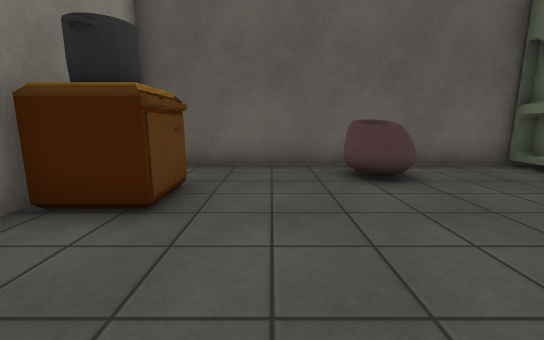
View 1 (above)

14 first-person views from a walk through a 3-D level made in the Unity game engine. The camera is 1.2 m above the floor, tilts 10° down and sees 90° across. The floor is counted in squares, 1 m on a side. Each view is taken from the middle of a square. On the plan, view 1 faces up. The plan holds only what a view shows up to about 13 squares ahead; the rest is blank. The place goes on beyond the plan. The player is left out. Some surface patterns are stand-ins.

View 2
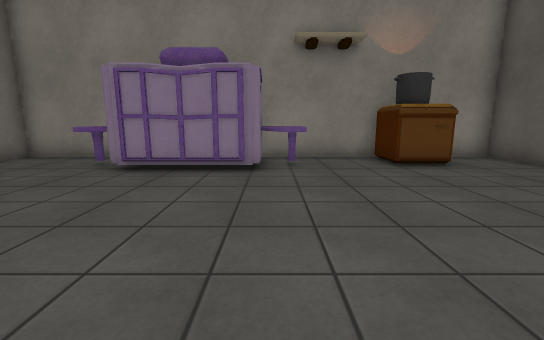

View 3
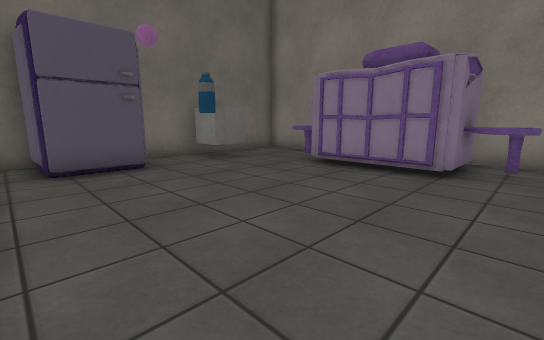

View 4
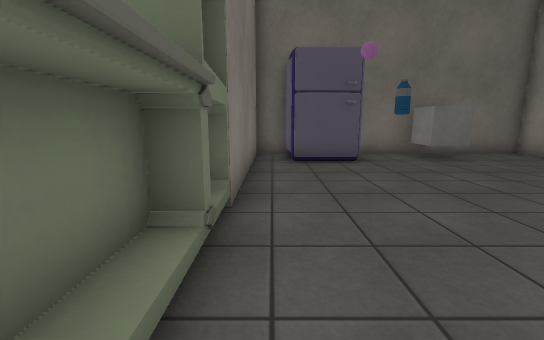

View 5
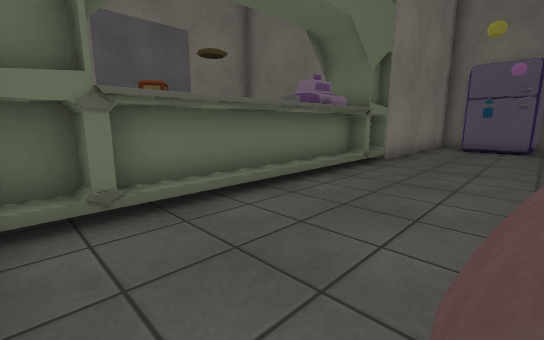

View 6
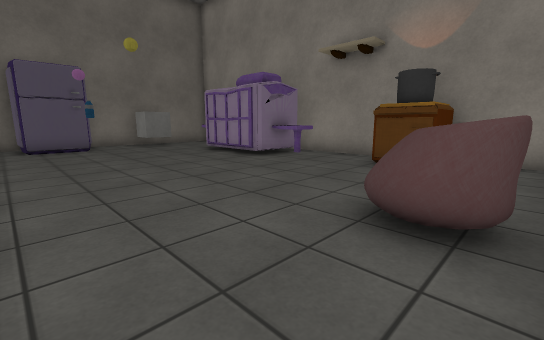

View 7
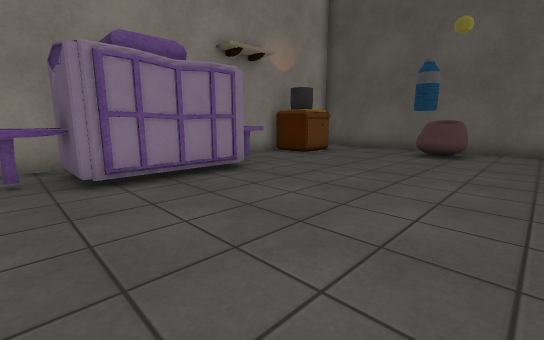

View 8
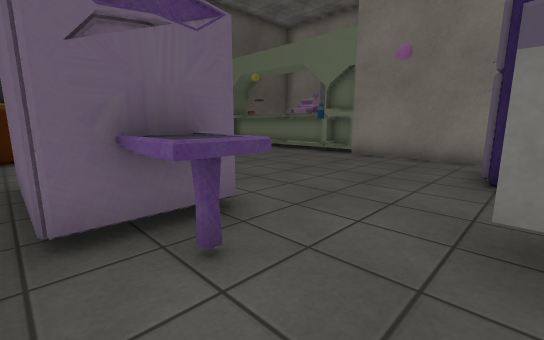

View 9
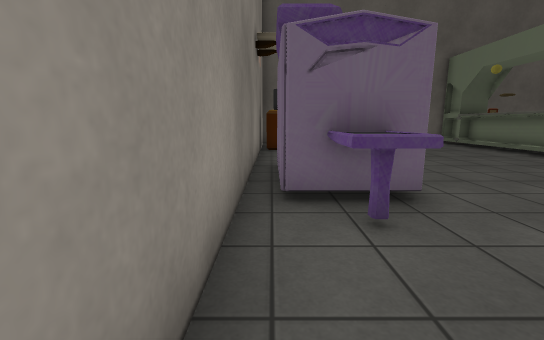

View 10
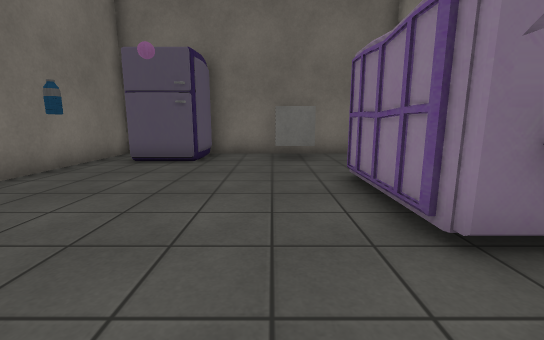

View 11
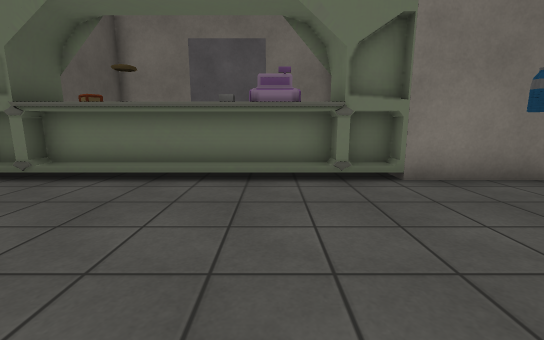

View 12
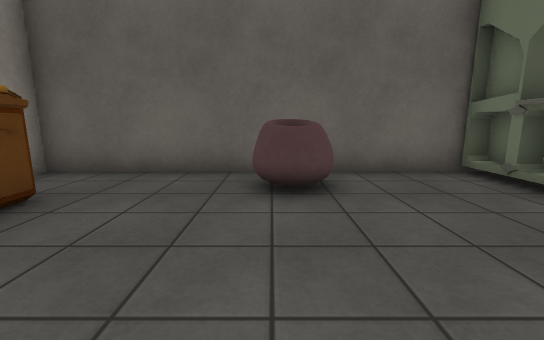

View 13
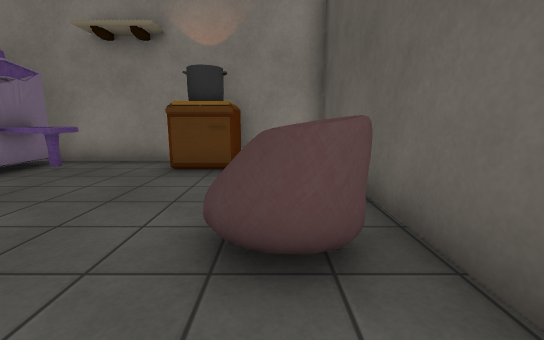

View 14
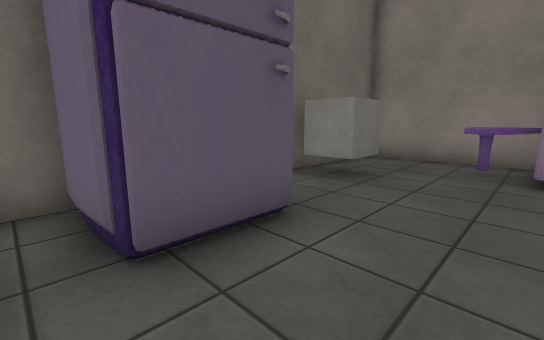

### Floor plan
Points are (right, up) in squares from view 1. A wall is a line through its corners. A room is listed if a view was taken in it or the views show most of it. See-through windows are left out.
Room 1 (views 1, 2, 3, 4, 5, 6, 7, 8, 9, 10, 11, 12, 13, 14)
walls: (6.5, -0.3) (7.1, -0.3); (6.5, -0.4) (7.1, -0.5) (7.1, 0.6); (6.6, 1.4) (6.6, 3.6); (7.1, 1.4) (7.1, 3.6); (7.1, -1.7) (7.1, -0.6); (6.6, 5.4) (6.6, 7.6); (-3.2, 5.1) (-1.6, 5.1) (-1.6, 3.5) (-2.5, 3.5); (7.1, 5.4) (7.1, 6) (6.5, 6); (7.3, 6.3) (6.6, 6.2); (8, 6.2) (7.1, 6.3) (7.1, 7.4); (7.1, 7.6) (-3.5, 7.6) (-3.5, -8.5) (3.4, -8.5); (5.4, -8.5) (6.6, -8.5) (6.6, 0.6)
objects: other object (-2, -5) to (-1, 1); cube (0, -8) to (1, -7); bag (2, 6) to (3, 7); fridge (4, -6) to (5, -6); bottle (4, -2); other object (7, 5)

Where each view was taken, in squares from view 1:
view 1: 0 up, 0 right, facing up
view 2: 0 up, 6 right, facing left
view 3: 1 up, 6 right, facing down-left
view 4: 2 up, 6 right, facing down
view 5: 7 up, 3 right, facing down-right
view 6: 7 up, 6 right, facing down-left
view 7: 5 down, 5 right, facing up-left
view 8: 7 down, 3 left, facing up-right
view 9: 8 down, 3 left, facing up
view 10: 2 up, 1 right, facing down
view 11: 1 up, 1 right, facing right
view 12: 1 up, 2 right, facing up
view 13: 6 up, 5 right, facing left
view 14: 4 down, 6 right, facing down-left
